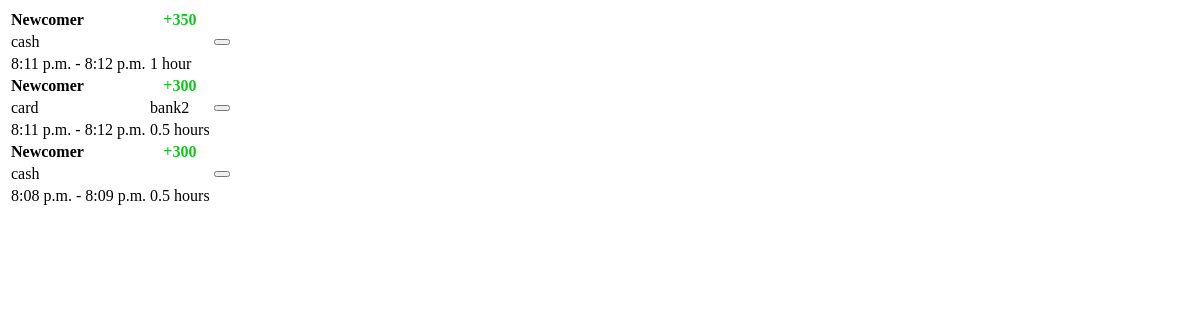
Page /history/41 on the earlier database version.
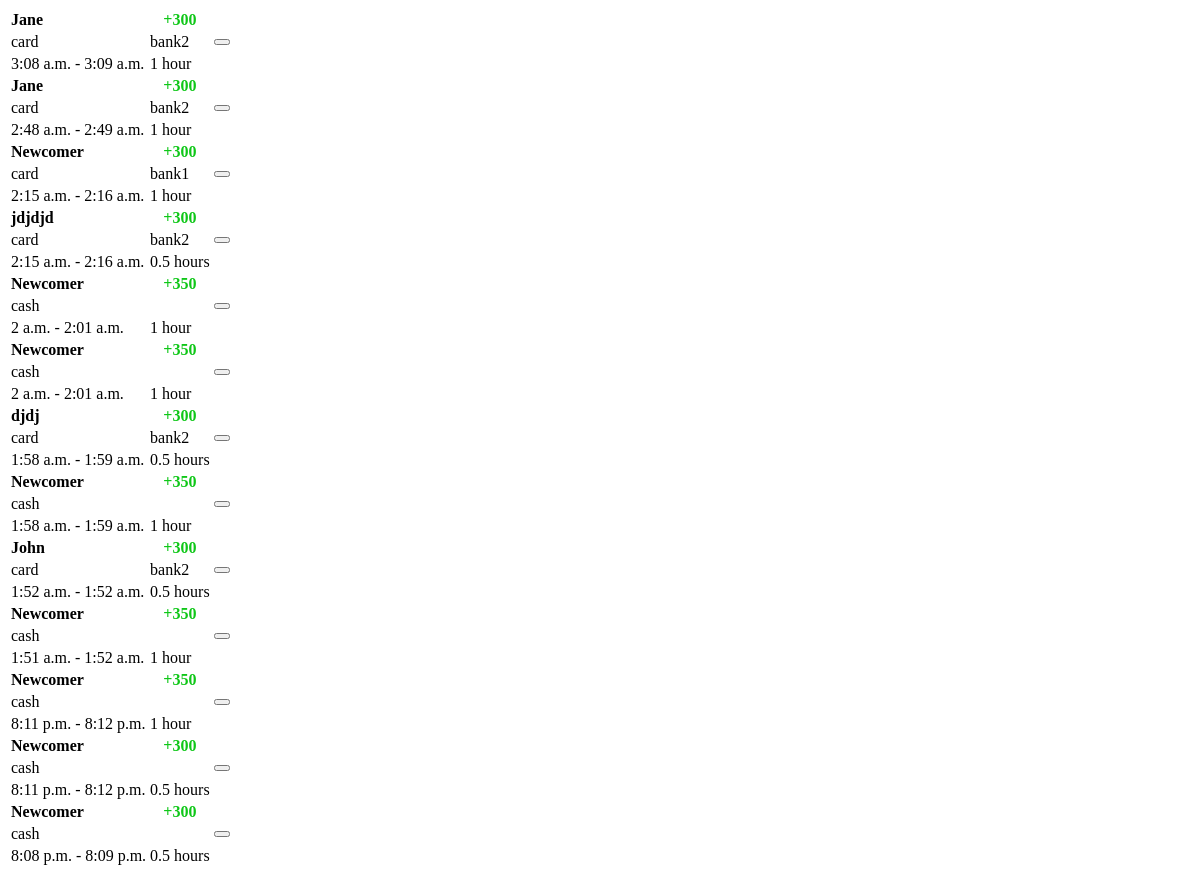
Same page on the later database version.
### customers/models.py (models this page shows, shortened)
class Customer(models.Model):
    gender = models.CharField(max_length=10)
    customer_type = models.CharField(max_length=20)
    name = models.CharField(max_length=100)
    hours = models.DecimalField(max_digits=4, decimal_places=2, default=1.0)
    status = models.CharField(max_length=20, default="active")
    payment = models.CharField(max_length=10, default="cash")
    bank = models.CharField(max_length=20, blank=True, null=True)
    start_time = models.DateTimeField(auto_now_add=True)
    end_time = models.DateTimeField()
    cost = models.DecimalField(max_digits=6, decimal_places=2)
    playground = models.ForeignKey(Playground, on_delete=models.CASCADE)
    playground_detail = models.ForeignKey(PlaygroundDetail, on_delete=models.CASCADE)

### customers/views.py (the view)
# urls.py: path("history/<int:id>", views.history_detail, name="history-detail"),
@require_safe
def history_detail(request, id):
    playground_detail = PlaygroundDetail.objects.get(pk=id)
    rows = Customer.objects.filter(playground_detail=playground_detail, status="finished").order_by("-end_time")
    print(playground_detail.id)
    return render(request, "customers/history-detail.html", {
        "rows": rows,
        "form": CustomerForm(),
        })

### customers/templates/customers/history-detail.html (shortened to what this page needs)
<div class="day-detail">
<table>
{% for row in rows %}
        <thead>
            <tr style="padding-top: 20px;">
                <th style="text-align: left;"> {{ row.name }} </th>
                <th class="price-paid" style="color: #0fc718;">
                    +{{ row.cost|floatformat }}
                </th>
            </tr>
        </thead>
        <tbody>
            <tr>
                <td style="text-align: left;"> {{ row.payment }} </td>
                <td>
                    {% if row.bank %}
                        {{ row.bank }}
                    {% endif %}
                </td>
                <td class="btn-pencil-cell">
                    <button type="button" class="btn btn-sm btn-pencil" onclick="editDetail(this.closest('tbody'), {{row.id}}); "></button>
                </td>
            </tr>
            <tr>
                <td class="last-row" style="text-align: left;"> {{row.start_time|time}} - {{row.end_time|time}} </td>
                {% if row.hours == 1 %}
                <td class="last-row"> {{row.hours|floatformat}} hour </td>
                {% else %}
                <td class="last-row"> {{row.hours|floatformat}} hours </td>
                {% endif %}
            </tr>
        </tbody>
        {% endfor %}
    </table>
</div>

Differences in the rows shown:
added Customer: name "Jane", cost "300", payment "card", bank "bank2", start_time "3:08 a.m.", end_time "3:09 a.m.", hours "1"
added Customer: name "Jane", cost "300", payment "card", bank "bank2", start_time "2:48 a.m.", end_time "2:49 a.m.", hours "1"
added Customer: name "Newcomer", cost "300", payment "card", bank "bank1", start_time "2:15 a.m.", end_time "2:16 a.m.", hours "1"
added Customer: name "jdjdjd", cost "300", payment "card", bank "bank2", start_time "2:15 a.m.", end_time "2:16 a.m.", hours "0.5"
added Customer: name "Newcomer", cost "350", payment "cash", start_time "2 a.m.", end_time "2:01 a.m.", hours "1"
added Customer: name "Newcomer", cost "350", payment "cash", start_time "2 a.m.", end_time "2:01 a.m.", hours "1"
added Customer: name "djdj", cost "300", payment "card", bank "bank2", start_time "1:58 a.m.", end_time "1:59 a.m.", hours "0.5"
added Customer: name "Newcomer", cost "350", payment "cash", start_time "1:58 a.m.", end_time "1:59 a.m.", hours "1"
added Customer: name "John", cost "300", payment "card", bank "bank2", start_time "1:52 a.m.", end_time "1:52 a.m.", hours "0.5"
added Customer: name "Newcomer", cost "350", payment "cash", start_time "1:51 a.m.", end_time "1:52 a.m.", hours "1"
changed Customer (number 12 of 13 on the later page): payment "card" → "cash"; bank "bank2" → (not shown)
